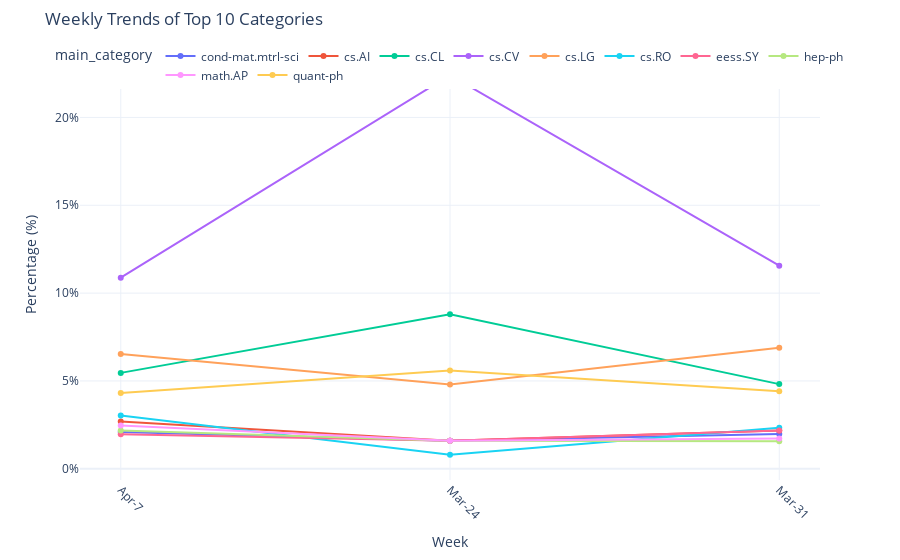

The code cell stored with this chart in its notebook:
### Code cell
import plotly.express as px
import pandas as pd

# Convert Spark DataFrame to Pandas and prepare data
top_cat_pandas = top_cat_trend.orderBy("week_date", "main_category").toPandas()

# Create line chart with Plotly
fig = px.line(
    top_cat_pandas, 
    x='week_date', 
    y='percentage', 
    color='main_category',
    markers=True,
    title='Weekly Trends of Top 10 Categories',
    labels={'week_date': 'Week', 'percentage': 'Percentage (%)'}
)

# Basic layout improvements
fig.update_layout(
    xaxis=dict(tickangle=45),
    yaxis=dict(ticksuffix='%'),
    legend=dict(
        orientation='h',  # Horizontal orientation
        yanchor='top', # Anchor to bottom of legend box
        y=1.02,          # Position just above the plot area
        xanchor='center', # Center horizontally
        x=0.5
    ),
    margin=dict(t=50),   # Add top margin for legend space
    template='plotly_white'
)

# Show the plot
fig.show()

### Figure 1 — Plotly figure (JSON) as saved in the notebook; plotly's stock layout.template omitted (floating-point values rounded to 4 significant figures)
{"data": [{"hovertemplate": "main_category=cond-mat.mtrl-sci<br>Week=%{x}<br>Percentage (%)=%{y}<extra></extra>", "legendgroup": "cond-mat.mtrl-sci", "line": {"color": "#636efa", "dash": "solid"}, "marker": {"symbol": "circle"}, "mode": "lines+markers", "name": "cond-mat.mtrl-sci", "orientation": "v", "showlegend": true, "type": "scatter", "x": ["Apr-7", "Mar-24", "Mar-31"], "xaxis": "x", "y": [2.09, 1.6, 1.98], "yaxis": "y"}, {"hovertemplate": "main_category=cs.AI<br>Week=%{x}<br>Percentage (%)=%{y}<extra></extra>", "legendgroup": "cs.AI", "line": {"color": "#EF553B", "dash": "solid"}, "marker": {"symbol": "circle"}, "mode": "lines+markers", "name": "cs.AI", "orientation": "v", "showlegend": true, "type": "scatter", "x": ["Apr-7", "Mar-24", "Mar-31"], "xaxis": "x", "y": [2.69, 1.6, 2.18], "yaxis": "y"}, {"hovertemplate": "main_category=cs.CL<br>Week=%{x}<br>Percentage (%)=%{y}<extra></extra>", "legendgroup": "cs.CL", "line": {"color": "#00cc96", "dash": "solid"}, "marker": {"symbol": "circle"}, "mode": "lines+markers", "name": "cs.CL", "orientation": "v", "showlegend": true, "type": "scatter", "x": ["Apr-7", "Mar-24", "Mar-31"], "xaxis": "x", "y": [5.46, 8.8, 4.82], "yaxis": "y"}, {"hovertemplate": "main_category=cs.CV<br>Week=%{x}<br>Percentage (%)=%{y}<extra></extra>", "legendgroup": "cs.CV", "line": {"color": "#ab63fa", "dash": "solid"}, "marker": {"symbol": "circle"}, "mode": "lines+markers", "name": "cs.CV", "orientation": "v", "showlegend": true, "type": "scatter", "x": ["Apr-7", "Mar-24", "Mar-31"], "xaxis": "x", "y": [10.88, 22.4, 11.56], "yaxis": "y"}, {"hovertemplate": "main_category=cs.LG<br>Week=%{x}<br>Percentage (%)=%{y}<extra></extra>", "legendgroup": "cs.LG", "line": {"color": "#FFA15A", "dash": "solid"}, "marker": {"symbol": "circle"}, "mode": "lines+markers", "name": "cs.LG", "orientation": "v", "showlegend": true, "type": "scatter", "x": ["Apr-7", "Mar-24", "Mar-31"], "xaxis": "x", "y": [6.53, 4.8, 6.89], "yaxis": "y"}, {"hovertemplate": "main_category=cs.RO<br>Week=%{x}<br>Percentage (%)=%{y}<extra></extra>", "legendgroup": "cs.RO", "line": {"color": "#19d3f3", "dash": "solid"}, "marker": {"symbol": "circle"}, "mode": "lines+markers", "name": "cs.RO", "orientation": "v", "showlegend": true, "type": "scatter", "x": ["Apr-7", "Mar-24", "Mar-31"], "xaxis": "x", "y": [3.03, 0.8, 2.33], "yaxis": "y"}, {"hovertemplate": "main_category=eess.SY<br>Week=%{x}<br>Percentage (%)=%{y}<extra></extra>", "legendgroup": "eess.SY", "line": {"color": "#FF6692", "dash": "solid"}, "marker": {"symbol": "circle"}, "mode": "lines+markers", "name": "eess.SY", "orientation": "v", "showlegend": true, "type": "scatter", "x": ["Apr-7", "Mar-24", "Mar-31"], "xaxis": "x", "y": [1.96, 1.6, 2.18], "yaxis": "y"}, {"hovertemplate": "main_category=hep-ph<br>Week=%{x}<br>Percentage (%)=%{y}<extra></extra>", "legendgroup": "hep-ph", "line": {"color": "#B6E880", "dash": "solid"}, "marker": {"symbol": "circle"}, "mode": "lines+markers", "name": "hep-ph", "orientation": "v", "showlegend": true, "type": "scatter", "x": ["Apr-7", "Mar-24", "Mar-31"], "xaxis": "x", "y": [2.18, 1.6, 1.57], "yaxis": "y"}, {"hovertemplate": "main_category=math.AP<br>Week=%{x}<br>Percentage (%)=%{y}<extra></extra>", "legendgroup": "math.AP", "line": {"color": "#FF97FF", "dash": "solid"}, "marker": {"symbol": "circle"}, "mode": "lines+markers", "name": "math.AP", "orientation": "v", "showlegend": true, "type": "scatter", "x": ["Apr-7", "Mar-24", "Mar-31"], "xaxis": "x", "y": [2.47, 1.6, 1.72], "yaxis": "y"}, {"hovertemplate": "main_category=quant-ph<br>Week=%{x}<br>Percentage (%)=%{y}<extra></extra>", "legendgroup": "quant-ph", "line": {"color": "#FECB52", "dash": "solid"}, "marker": {"symbol": "circle"}, "mode": "lines+markers", "name": "quant-ph", "orientation": "v", "showlegend": true, "type": "scatter", "x": ["Apr-7", "Mar-24", "Mar-31"], "xaxis": "x", "y": [4.31, 5.6, 4.41], "yaxis": "y"}], "layout": {"legend": {"orientation": "h", "title": {"text": "main_category"}, "tracegroupgap": 0, "x": 0.5, "xanchor": "center", "y": 1.02, "yanchor": "top"}, "margin": {"t": 50}, "title": {"text": "Weekly Trends of Top 10 Categories"}, "xaxis": {"anchor": "y", "domain": [0, 1], "tickangle": 45, "title": {"text": "Week"}}, "yaxis": {"anchor": "x", "domain": [0, 1], "ticksuffix": "%", "title": {"text": "Percentage (%)"}}}}
